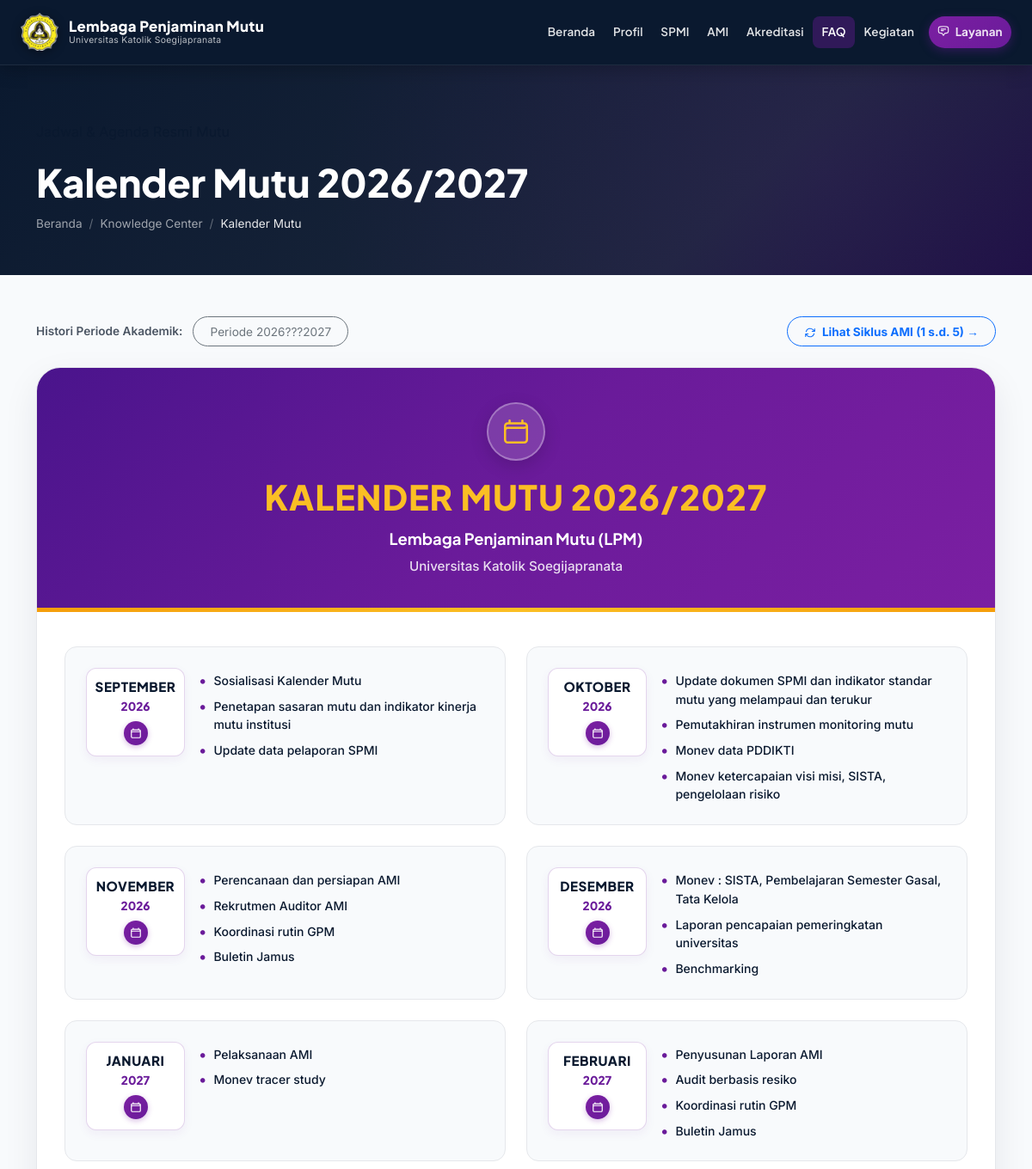
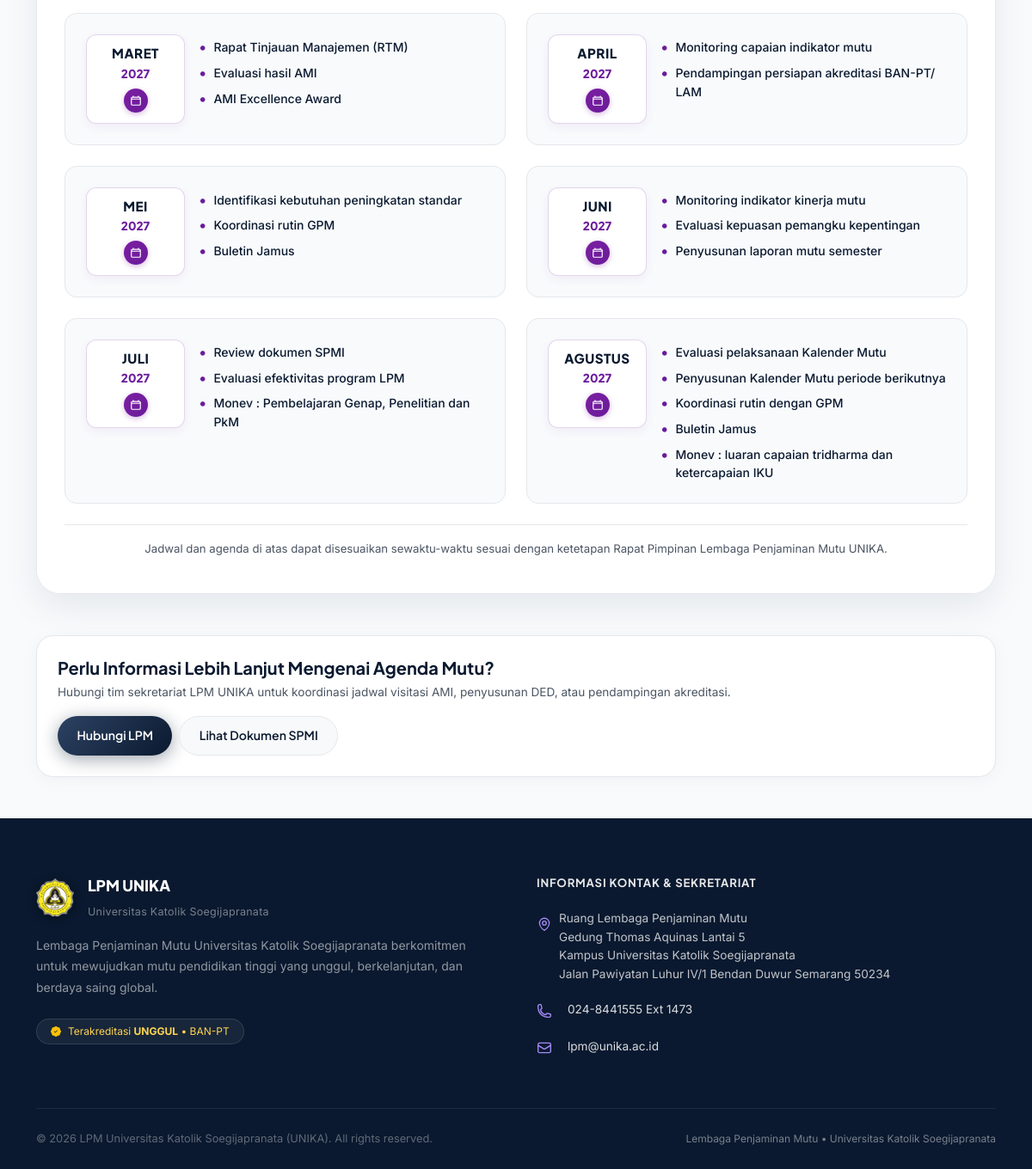
Screenshot of /kalender-mutu.php with the database file from the repository (2 pictures, top to bottom).
### tables this page shows
CREATE TABLE `kalender_mutu` (
  `id` int NOT NULL AUTO_INCREMENT,
  `tahun_akademik` varchar(50) NOT NULL DEFAULT '2026???2027',
  `bulan_tahun` varchar(100) NOT NULL,
  `urutan` int NOT NULL DEFAULT '1',
  `kegiatan` text NOT NULL,
  `is_active` tinyint(1) NOT NULL DEFAULT '1',
  `created_at` timestamp NULL DEFAULT CURRENT_TIMESTAMP,
  `updated_at` timestamp NULL DEFAULT CURRENT_TIMESTAMP ON UPDATE CURRENT_TIMESTAMP,
  PRIMARY KEY (`id`)
);

### config/database.php (called while the page is built, shortened)
<?php
function getDB(): PDO {
    static $pdo = null;
    if ($pdo === null) {
        $host = DB_HOST;
        $dsn = "mysql:host=" . $host . ";dbname=" . DB_NAME . ";charset=" . DB_CHARSET;
        $options = [
            PDO::ATTR_ERRMODE            => PDO::ERRMODE_EXCEPTION,
            PDO::ATTR_DEFAULT_FETCH_MODE => PDO::FETCH_ASSOC,
            PDO::ATTR_EMULATE_PREPARES   => false,
        ];
        try {
            $pdo = new PDO($dsn, DB_USER, DB_PASS, $options);
        } catch (PDOException $e) {
            if (strpos($e->getMessage(), '2002') !== false && $host !== '127.0.0.1') {
                try {
                    $dsnFallback = "mysql:host=127.0.0.1;port=3306;dbname=" . DB_NAME . ";charset=" . DB_CHARSET;
                    $pdo = new PDO($dsnFallback, DB_USER, DB_PASS, $options);
                    return $pdo;
                } catch (PDOException $e2) {
                    die(json_encode(['error' => 'Database connection failed: ' . $e2->getMessage()]));
                }
            }
            die(json_encode(['error' => 'Database connection failed: ' . $e->getMessage()]));
        }
    }
    return $pdo;
}
function e(string $str): string {
    return htmlspecialchars($str, ENT_QUOTES, 'UTF-8');
}
function getAllPengaturan(bool $refresh = false): array {
    static $settings = null;
    if ($settings === null || $refresh) {
        try {
            $db = getDB();
            $stmt = $db->query("SELECT kunci, nilai FROM pengaturan");
            $settings = [];
            while ($row = $stmt->fetch()) {
                $settings[$row['kunci']] = $row['nilai'];
            }
        } catch (Exception $e) {
            $settings = [];
        }
    }
    return $settings;
}
function getPengaturan(string $kunci, string $default = ''): string {
    $all = getAllPengaturan();
    return isset($all[$kunci]) && $all[$kunci] !== '' ? $all[$kunci] : $default;
}

### kalender-mutu.php (the view, shortened to what this page needs)
<?php
require_once __DIR__ . '/config/database.php';
$db = getDB();
$periode_aktif = getPengaturan('kalender_periode_aktif', '2026/2027');
$all_periodes_km = $db->query("SELECT DISTINCT tahun_akademik FROM kalender_mutu WHERE is_active = 1 AND tahun_akademik IS NOT NULL AND tahun_akademik != '' ORDER BY tahun_akademik DESC")->fetchAll(PDO::FETCH_COLUMN);
$filter_periode = $_GET['periode'] ?? $periode_aktif;
$stmt_km = $db->prepare("SELECT * FROM kalender_mutu WHERE is_active = 1 AND tahun_akademik = ? ORDER BY urutan ASC, id ASC");
$stmt_km->execute([$filter_periode]);
$kalender_list = $stmt_km->fetchAll();
if (empty($kalender_list) && empty($_GET['periode'])) {
    $kalender_list = $db->query("SELECT * FROM kalender_mutu WHERE is_active = 1 ORDER BY urutan ASC, id ASC")->fetchAll();
}
require_once __DIR__ . '/includes/header.php';
require_once __DIR__ . '/includes/navbar.php';
?>
<div class="page-banner">
    <div class="container position-relative">
        <div class="hero-badge mb-3">
        </div>
        <h1 class="page-banner-title">Kalender Mutu <?= e($filter_periode) ?></h1>
        <div class="breadcrumb-lpm">
            <a href="<?= SITE_URL ?>/">Beranda</a>
            <span>/</span>
            <a href="<?= SITE_URL ?>/knowledge.php">Knowledge Center</a>
            <span>/</span>
            <span class="current">Kalender Mutu</span>
        </div>
    </div>
</div>
<section class="py-5 py-md-6" style="background:#F8FAFC;">
    <div class="container">
        <?php if (!empty($all_periodes_km)): ?>
        <div class="d-flex justify-content-between align-items-center gap-3 flex-wrap mb-4">
            <div class="d-flex align-items-center gap-2 flex-wrap">
                <span style="font-size:0.85rem;color:var(--text-muted);font-weight:600;margin-right:4px;">Histori Periode Akademik:</span>
                <?php foreach ($all_periodes_km as $p): ?>
                <a href="kalender-mutu.php?periode=<?= urlencode($p) ?>" class="btn btn-sm <?= $filter_periode === $p ? 'btn-primary fw-bold shadow-sm' : 'btn-outline-secondary' ?>" style="border-radius:20px;padding:0.4rem 1.2rem;font-size:0.85rem;">
                    Periode <?= e($p) ?> <?= $p === $periode_aktif ? '(Utama)' : '' ?>
                </a>
                <?php endforeach; ?>
            </div>
            <a href="<?= SITE_URL ?>/siklus-ami.php" class="btn btn-sm btn-outline-primary fw-bold" style="border-radius:20px;padding:0.4rem 1.2rem;font-size:0.85rem;">
                Lihat Siklus AMI (1 s.d. 5) &rarr;
            </a>
        </div>
        <?php endif; ?>
        <div class="card-lpm mb-5" style="border-radius:var(--radius-xl);overflow:hidden;box-shadow:0 15px 40px rgba(10,25,47,0.08);border:1px solid var(--border);">
            <div style="background:linear-gradient(135deg, #4A148C 0%, #6A1B9A 50%, #7B1FA2 100%);color:#ffffff;padding:2.5rem 2rem;text-align:center;position:relative;overflow:hidden;">
                <div style="position:absolute;bottom:0;left:0;right:0;height:5px;background:linear-gradient(90deg, #F59E0B, #FBBF24, #F59E0B);"></div>
                <div class="d-inline-flex align-items-center justify-content-center mb-3" style="width:68px;height:68px;background:rgba(255,255,255,0.15);border-radius:50%;border:2px solid rgba(255,255,255,0.3);box-shadow:0 6px 20px rgba(0,0,0,0.15);">
                </div>
                <h2 style="font-family:var(--font-heading);font-weight:900;font-size:clamp(1.7rem, 3.5vw, 2.5rem);color:#FBBF24;margin-bottom:0.4rem;letter-spacing:1px;text-transform:uppercase;">
                    KALENDER MUTU <?= e($filter_periode) ?>
                </h2>
                <div style="font-family:var(--font-heading);font-weight:700;font-size:1.15rem;color:#ffffff;margin-bottom:0.25rem;">
                    Lembaga Penjaminan Mutu (LPM)
                </div>
                <div style="font-size:0.95rem;color:rgba(255,255,255,0.85);font-weight:500;">
                    Universitas Katolik Soegijapranata
                </div>
            </div>
            <div style="background:#ffffff;padding:2.5rem 2rem;">
                <div class="row g-4">
                    <?php if (empty($kalender_list)): ?>
                    <div class="col-12 text-center py-5">
                        <p class="text-muted">Agenda kalender mutu belum tersedia.</p>
                    </div>
                    <?php else: ?>
                    <?php foreach ($kalender_list as $item):
                        $agenda_lines = array_filter(array_map('trim', explode("\n", $item['kegiatan'])));
                        $parts = explode(' ', trim($item['bulan_tahun']), 2);
                        $nama_bulan = $parts[0] ?? $item['bulan_tahun'];
                        $tahun_str  = $parts[1] ?? '';
                    ?>
                    <div class="col-lg-6">
                        <div class="p-3 p-md-4 h-100 d-flex align-items-start gap-3" style="background:#F8FAFC;border:1.5px solid var(--border);border-radius:var(--radius-md);transition:all 0.2s;">
                            <div style="min-width:115px;max-width:130px;text-align:center;background:#ffffff;border:1.5px solid rgba(106,27,154,0.18);border-radius:12px;padding:0.75rem 0.5rem;box-shadow:0 4px 12px rgba(106,27,154,0.06);flex-shrink:0;">
                                <div style="font-family:var(--font-heading);font-weight:900;color:var(--navy);font-size:0.95rem;line-height:1.2;letter-spacing:0.5px;">
                                    <?= e($nama_bulan) ?>
                                </div>
                                <?php if ($tahun_str): ?>
                                <div style="font-family:var(--font-heading);font-weight:800;color:var(--purple);font-size:0.85rem;margin-top:2px;">
                                    <?= e($tahun_str) ?>
                                </div>
                                <?php endif; ?>
                                <div style="width:28px;height:28px;margin:6px auto 0;background:linear-gradient(135deg, #7B1FA2, #6A1B9A);border-radius:50%;display:flex;align-items:center;justify-content:center;color:#fff;box-shadow:0 2px 6px rgba(123,31,162,0.3);">
                                </div>
                            </div>
                            <div style="flex-grow:1;padding-top:0.25rem;">
                                <ul style="list-style:none;padding:0;margin:0;display:flex;flex-direction:column;gap:0.5rem;">
                                    <?php foreach ($agenda_lines as $act): ?>
                                    <li style="display:flex;align-items:flex-start;gap:8px;font-size:0.875rem;color:var(--text-main);line-height:1.55;font-weight:500;">
                                        <span style="color:var(--purple);font-size:1.1rem;line-height:1;margin-top:2px;">•</span>
                                        <span><?= e($act) ?></span>
                                    </li>
                                    <?php endforeach; ?>
                                </ul>
                            </div>
                        </div>
                    </div>
                    <?php endforeach; ?>
                    <?php endif; ?>
                </div>
                <div class="mt-4 pt-3 text-center" style="border-top:1px solid var(--border);font-size:0.825rem;color:var(--text-muted);">
                    Jadwal dan agenda di atas dapat disesuaikan sewaktu-waktu sesuai dengan ketetapan Rapat Pimpinan Lembaga Penjaminan Mutu UNIKA.
                </div>
            </div>
        </div>
        <div class="d-flex justify-content-between align-items-center flex-wrap gap-3 p-4" style="background:#ffffff;border:1px solid var(--border);border-radius:var(--radius-lg);box-shadow:0 4px 20px rgba(10,25,47,0.04);">
            <div>
                <h5 style="font-family:var(--font-heading);font-weight:700;color:var(--navy);margin-bottom:0.25rem;">
                    Perlu Informasi Lebih Lanjut Mengenai Agenda Mutu?
                </h5>
                <p style="font-size:0.85rem;color:var(--text-muted);margin:0;">
                    Hubungi tim sekretariat LPM UNIKA untuk koordinasi jadwal visitasi AMI, penyusunan DED, atau pendampingan akreditasi.
                </p>
            </div>
            <div class="d-flex gap-2">
                <a href="<?= SITE_URL ?>/kontak.php" class="btn-hero-primary" style="padding:0.65rem 1.4rem;font-size:0.88rem;text-decoration:none;">
                    Hubungi LPM
                </a>
                <a href="<?= SITE_URL ?>/spmi.php" class="btn-hero-secondary" style="background:var(--bg-main);color:var(--navy);border-color:var(--border);padding:0.65rem 1.4rem;font-size:0.88rem;text-decoration:none;">
                    Lihat Dokumen SPMI
                </a>
            </div>
        </div>
    </div>
</section>
<?php require_once __DIR__ . '/includes/footer.php'; ?>

### assets/css/style.css (style rules this page uses)
:root { --navy: #0A192F; --navy-mid: #1B263B; --navy-light: #2D4263; --purple: #6A1B9A; --purple-dark: #4A148C; --purple-light: #9C27B0; --purple-glow: rgba(106, 27, 154, 0.15); --gold: #F59E0B; --bg-main: #F8F9FA; --bg-white: #FFFFFF; --text-primary: #0A192F; --text-muted: #4B5563; --text-light: #9CA3AF; --border: #E5E7EB; --shadow-sm: 0 2px 8px rgba(10, 25, 47, 0.08); --shadow-md: 0 4px 20px rgba(10, 25, 47, 0.12); --shadow-lg: 0 8px 40px rgba(10, 25, 47, 0.16); --shadow-purple: 0 4px 20px rgba(106, 27, 154, 0.25); --radius-sm: 8px; --radius-md: 14px; --radius-lg: 20px; --radius-xl: 28px; --transition: all 0.25s cubic-bezier(0.4, 0, 0.2, 1); --font-heading: 'Plus Jakarta Sans', sans-serif; --font-body: 'Inter', sans-serif; }
*, *::before, *::after { box-sizing: border-box; margin: 0; padding: 0; }
html { scroll-behavior: smooth; font-size: 16px; }
body { font-family: var(--font-body); background-color: var(--bg-main); color: var(--text-primary); line-height: 1.7; -webkit-font-smoothing: antialiased; overflow-x: hidden; }
h1, h2, h3, h4, h5, h6 { font-family: var(--font-heading); font-weight: 700; line-height: 1.3; color: var(--navy); }
a { text-decoration: none; color: inherit; transition: var(--transition); }
.btn-hero-primary { background: linear-gradient(135deg, var(--navy-light), var(--navy)); color: #fff; font-family: var(--font-heading); font-weight: 600; font-size: 0.95rem; padding: 0.85rem 2rem; border-radius: 50px; border: none; cursor: pointer; box-shadow: 0 4px 20px rgba(10,25,47,0.4); transition: var(--transition); display: inline-flex; align-items: center; gap: 8px; }
.btn-hero-secondary { background: rgba(255,255,255,0.08); color: rgba(255,255,255,0.9); font-family: var(--font-heading); font-weight: 600; font-size: 0.95rem; padding: 0.85rem 2rem; border-radius: 50px; border: 1px solid rgba(255,255,255,0.2); cursor: pointer; backdrop-filter: blur(10px); transition: var(--transition); display: inline-flex; align-items: center; gap: 8px; }
.card-lpm { background: var(--bg-white); border: 1px solid var(--border); border-radius: var(--radius-md); box-shadow: var(--shadow-sm); transition: var(--transition); overflow: hidden; cursor: pointer; }
.page-banner { background: linear-gradient(135deg, var(--navy) 0%, var(--navy-mid) 70%, #1a1040 100%); padding: 4rem 0 3rem; position: relative; overflow: hidden; }
.page-banner::before { content: ''; position: absolute; inset: 0; background: radial-gradient(circle at 80% 50%, rgba(106,27,154,0.15) 0%, transparent 60%); }
.page-banner-title { font-family: var(--font-heading); font-size: clamp(1.8rem, 4vw, 2.8rem); font-weight: 800; color: #fff; margin-bottom: 0.5rem; position: relative; }
.breadcrumb-lpm { display: flex; align-items: center; gap: 0.5rem; position: relative; }
.breadcrumb-lpm a { color: rgba(255,255,255,0.6); font-size: 0.85rem; transition: var(--transition); }
.breadcrumb-lpm span { color: rgba(255,255,255,0.35); font-size: 0.85rem; }
.breadcrumb-lpm .current { color: rgba(255,255,255,0.9); font-size: 0.85rem; }

### rows the page displays
kalender_mutu: bulan_tahun "SEPTEMBER", bulan_tahun "2026", kegiatan "Sosialisasi Kalender Mutu", kegiatan "Penetapan sasaran mutu dan indikator kinerja mutu institusi", kegiatan "Update data pelaporan SPMI"
kalender_mutu: bulan_tahun "OKTOBER", bulan_tahun "2026", kegiatan "Update dokumen SPMI dan indikator standar mutu yang melampaui dan terukur", kegiatan "Pemutakhiran instrumen monitoring mutu", kegiatan "Monev data PDDIKTI", kegiatan "Monev ketercapaian visi misi, SISTA, pengelolaan risiko"
kalender_mutu: bulan_tahun "NOVEMBER", bulan_tahun "2026", kegiatan "Perencanaan dan persiapan AMI", kegiatan "Rekrutmen Auditor AMI", kegiatan "Koordinasi rutin GPM", kegiatan "Buletin Jamus"
kalender_mutu: bulan_tahun "DESEMBER", bulan_tahun "2026", kegiatan "Monev : SISTA, Pembelajaran Semester Gasal, Tata Kelola", kegiatan "Laporan pencapaian pemeringkatan universitas", kegiatan "Benchmarking"
kalender_mutu: bulan_tahun "JANUARI", bulan_tahun "2027", kegiatan "Pelaksanaan AMI", kegiatan "Monev tracer study"
kalender_mutu: bulan_tahun "FEBRUARI", bulan_tahun "2027", kegiatan "Penyusunan Laporan AMI", kegiatan "Audit berbasis resiko", kegiatan "Koordinasi rutin GPM", kegiatan "Buletin Jamus"
kalender_mutu: bulan_tahun "MARET", bulan_tahun "2027", kegiatan "Rapat Tinjauan Manajemen (RTM)", kegiatan "Evaluasi hasil AMI", kegiatan "AMI Excellence Award"
kalender_mutu: bulan_tahun "APRIL", bulan_tahun "2027", kegiatan "Monitoring capaian indikator mutu", kegiatan "Pendampingan persiapan akreditasi BAN-PT/ LAM"
kalender_mutu: bulan_tahun "MEI", bulan_tahun "2027", kegiatan "Identifikasi kebutuhan peningkatan standar", kegiatan "Koordinasi rutin GPM", kegiatan "Buletin Jamus"
kalender_mutu: bulan_tahun "JUNI", bulan_tahun "2027", kegiatan "Monitoring indikator kinerja mutu", kegiatan "Evaluasi kepuasan pemangku kepentingan", kegiatan "Penyusunan laporan mutu semester"
kalender_mutu: bulan_tahun "JULI", bulan_tahun "2027", kegiatan "Review dokumen SPMI", kegiatan "Evaluasi efektivitas program LPM", kegiatan "Monev : Pembelajaran Genap, Penelitian dan PkM"
kalender_mutu: bulan_tahun "AGUSTUS", bulan_tahun "2027", kegiatan "Evaluasi pelaksanaan Kalender Mutu", kegiatan "Penyusunan Kalender Mutu periode berikutnya", kegiatan "Koordinasi rutin dengan GPM", kegiatan "Buletin Jamus", kegiatan "Monev : luaran capaian tridharma dan ketercapaian IKU"

### other values shown
$filter_periode "2026/2027"
$p "2026???2027"
getPengaturan('site_title', 'LPM UNIKA') "LPM UNIKA"
getPengaturan('site_subtitle', 'Lembaga Penjaminan Mutu') "Universitas Katolik Soegijapranata"
$f_telp "024-8441555 Ext 1473"
$f_mail "lpm@unika.ac.id"
